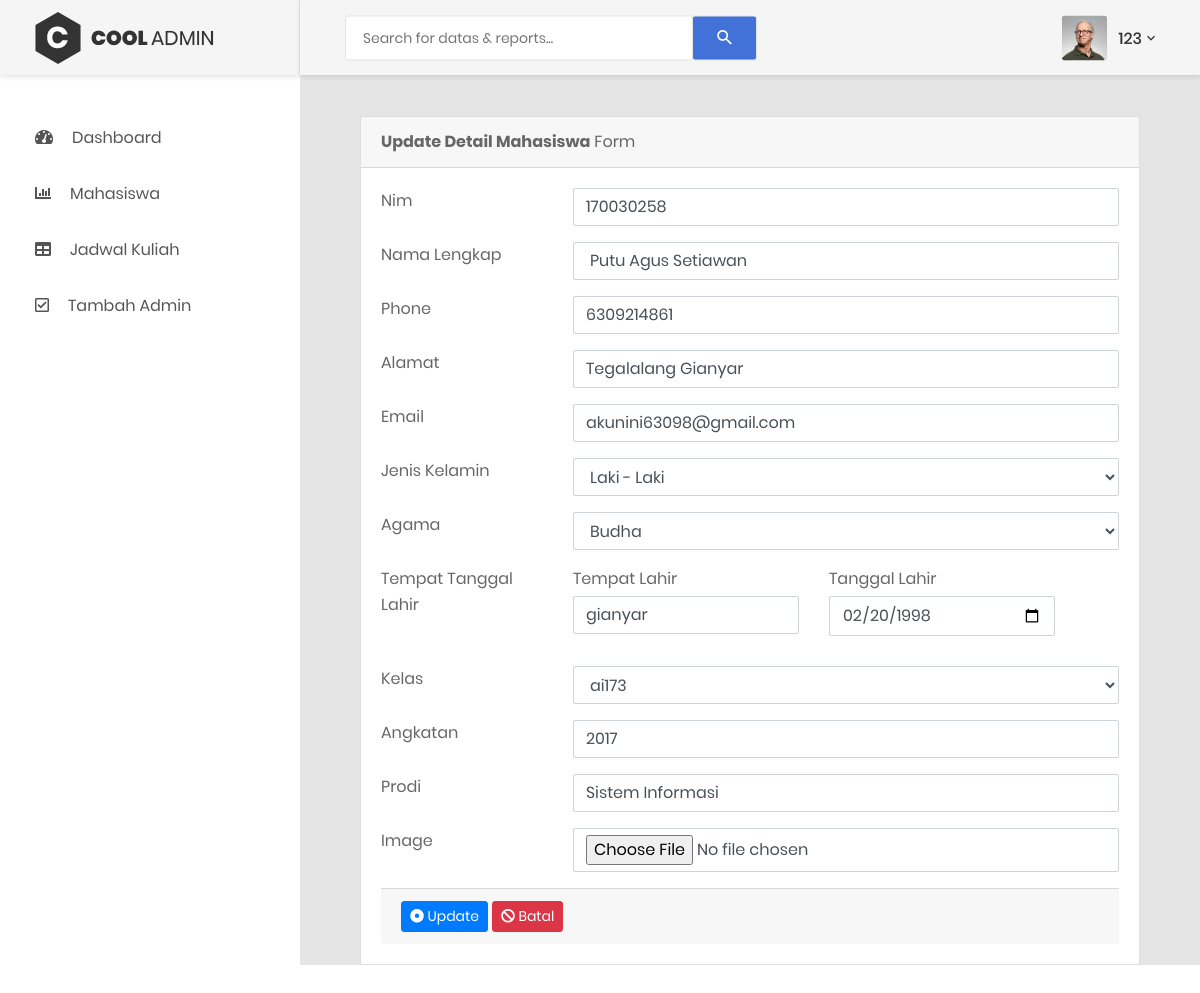
Page /edit_detail_mhs.php?id=6 (signed in) on the committed database.
### tables this page shows
CREATE TABLE `data_mahasiswa` (
  `id` int(30) NOT NULL,
  `nim` varchar(255) NOT NULL,
  `nama` varchar(255) NOT NULL,
  `phone` varchar(255) NOT NULL,
  `kelas` enum('ai173','ab178','ac179','ad170') NOT NULL,
  `alamat` varchar(255) NOT NULL,
  `email` varchar(255) NOT NULL,
  `jenis_kelamin` enum('Laki - Laki','Perempuan','Lainnya') NOT NULL,
  `agama` varchar(255) NOT NULL,
  `tmp_lahir` varchar(255) NOT NULL,
  `tgl_lahir` date NOT NULL,
  `angkatan` varchar(255) NOT NULL,
  `prodi` varchar(255) NOT NULL,
  `img` varchar(255) NOT NULL
);

### edit_detail_mhs.php (the view, shortened to what this page needs)
<?php
    include 'koneksi.php';
    include 'header_footer/header_admin.php';
    $edit=mysqli_query($koneksi,"SELECT * FROM data_mahasiswa WHERE id ='$_GET[id]'");
    $e=mysqli_fetch_array($edit);
?>
<div class="main-content">
                <div class="section__content section__content--p30">
                    <div class="container-fluid">
                    <div class="col-lg-12">
                                <div class="card">
                                    <div class="card-header">
                                        <strong>Update Detail Mahasiswa</strong> Form
                                    </div>
                                    <div class="card-body card-block">
                                        <form action="proses/edit_detail_mhs_proses.php" method="post" enctype="multipart/form-data" class="form-horizontal">
                                             <div class="row form-group">
                                                <div class="col col-md-3">
                                                    <label for="nim-input" class=" form-control-label">Nim</label>
                                                </div>
                                                <div class="col-12 col-md-9">
                                                    <input type="number" value="<?php echo $e['nim'];?>"  id="nim-input" name="nim-input" placeholder="NIM" class="form-control">
                                                </div>
                                            </div>
                                             <div class="row form-group">
                                                <div class="col col-md-3">
                                                    <label for="namalengkap-input" class=" form-control-label">Nama Lengkap</label>
                                                </div>
                                                <div class="col-12 col-md-9">
                                                    <input type="text" id="namalengkap-input" value="<?php echo $e['nama'];?>"name="namalengkap-input" placeholder="Nama Lengkap" class="form-control">
                                                </div>
                                            </div>
                                             <div class="row form-group">
                                                <div class="col col-md-3">
                                                    <label for="phone-input" class=" form-control-label">Phone</label>
                                                </div>
                                                <div class="col-12 col-md-9">
                                                    <input type="number" id="phone-input" value="<?php echo $e['phone'];?>" name="phone-input" placeholder="Nomor Telepon" class="form-control">
                                                </div>
                                            </div>
                                             <div class="row form-group">
                                                <div class="col col-md-3">
                                                    <label for="alamat-input" class=" form-control-label">Alamat</label>
                                                </div>
                                                <div class="col-12 col-md-9">
                                                    <input type="text" id="alamat-input" value="<?php echo $e['alamat'];?>"name="alamat-input" placeholder="Alamat" class="form-control">
                                                </div>
                                            </div>
                                            <div class="row form-group">
                                                <div class="col col-md-3">
                                                    <label for="email-input" class=" form-control-label">Email</label>
                                                </div>
                                                <div class="col-12 col-md-9">
                                                    <input type="text" id="email-input" name="email-input" value="<?php echo $e['email'];?>" placeholder="Email" class="form-control">
                                                </div>
                                            </div>
                                            <div class="row form-group">
                                                <div class="col col-md-3">
                                                    <label for="select-jeniskelamin" class=" form-control-label">Jenis Kelamin</label>
                                                </div>
                                                <div class="col-12 col-md-9">
                                                    <select name="select-jeniskelamin" id="select-jeniskelamin" class="form-control">
                                                        <option value="<?php echo $e['jenis_kelamin'];?>"><?php echo $e['jenis_kelamin'];?></option>
                                                    </select>
                                                </div>
                                            </div>
                                            <div class="row form-group">
                                                <div class="col col-md-3">
                                                    <label for="select-agama" class=" form-control-label">Agama</label>
                                                </div>
                                                <div class="col-12 col-md-9">
                                                    <select name="select-agama" id="select-agama" class="form-control">
                                                        <option value="<?php echo $e['agama'];?>"><?php echo $e['agama'];?> </option>
                                                    </select>
                                                </div>
                                            </div>
                                             <div class="row form-group">
                                             <div class="col col-md-3">
                                                    <label for="select" class=" form-control-label">Tempat Tanggal Lahir</label>
                                                </div>
                                                <div class="col-4">
                                                    <div class="form-group">
                                                        <label for="tempat-input" class="control-label mb-1">Tempat Lahir</label>
                                                        <input id="tempat-input " value="<?php echo $e['tmp_lahir'];?>" name="tempat-input" type="text" class="form-control tempat-input"
                                                            placeholder="Tempat Lahir"
                                                            >
                                                    </div>
                                                </div>
                                                <div class="col-4">
                                                    <label for="tanggal-input" class="control-label mb-1">Tanggal Lahir</label>
                                                    <div class="input-group">
                                                        <input id="tanggal-input" value="<?php echo $e['tgl_lahir'];?>" name="tanggal-input" type="date" class="form-control cc-cvc"
                                                            >
                                                    </div>
                                                </div>
                                            </div>
                                            <div class="row form-group">
                                                <div class="col col-md-3">
                                                    <label for="select" class=" form-control-label">Kelas</label>
                                                </div>
                                                <div class="col-12 col-md-9">
                                                    <select name="select-kelas" id="select" class="form-control">
                                                        <option value="<?php echo $e['kelas'];?>"> <?php echo $e['kelas'];?></option>
                                                    </select>
                                                </div>
                                            </div>
                                            <div class="row form-group">
                                                <div class="col col-md-3">
                                                    <label for="angkatan-input" class=" form-control-label">Angkatan</label>
                                                </div>
                                                <div class="col-12 col-md-9">
                                                    <input type="number" id="angkatan-input" value="<?php echo $e['angkatan'];?>" name="angkatan-input" placeholder="Angkatan" class="form-control">
                                                </div>
                                            </div>
                                            <div class="row form-group">
                                                <div class="col col-md-3">
                                                    <label for="prodi-input" class=" form-control-label">Prodi</label>
                                                </div>
                                                <div class="col-12 col-md-9">
                                                    <input type="text" id="prodi-input" value="<?php echo $e['prodi'];?>" name="prodi-input" placeholder="Prodi" class="form-control">
                                                </div>
                                            </div>
                                            <div class="row form-group">
                                                <div class="col col-md-3">
                                                    <label for="file-input" class=" form-control-label">Image</label>
                                                </div>
                                                <div class="col-12 col-md-9">
                                                    <input type="file" id="file-input" name="profil" placeholder="Alamat" class="form-control">
                                                </div>
                                            </div>
                                        <div class="card-footer">
                                            <button type="submit" name="tambah" class="btn btn-primary btn-sm">
                                                <i class="fa fa-dot-circle-o"></i> Update
                                            </button>
                                            <button type="reset"  onclick="window.location.href='detail_mahasiswa.php'" class="btn btn-danger btn-sm">
                                                <i class="fa fa-ban"></i> Batal
                                            </button>
                                        </div>
                                        </form>
                                    </div>
                                </div>
                            </div>
                    </div>
                </div>
            </div>
            </div>
<?php
  include 'header_footer/footer_admin.php';
?>

### rows in the picture
data_mahasiswa: nim-input "170030258", namalengkap-input "Putu Agus Setiawan", phone-input "6309214861", alamat-input "Tegalalang Gianyar", email-input "akunini63098@gmail.com", select-jeniskelamin "Laki - Laki", select-agama "Budha", tempat-input "gianyar", tanggal-input "02/20/1998", select-kelas "ai173", angkatan-input "2017", prodi-input "Sistem Informasi"

### other values in the picture
$_SESSION['username'] "123"
